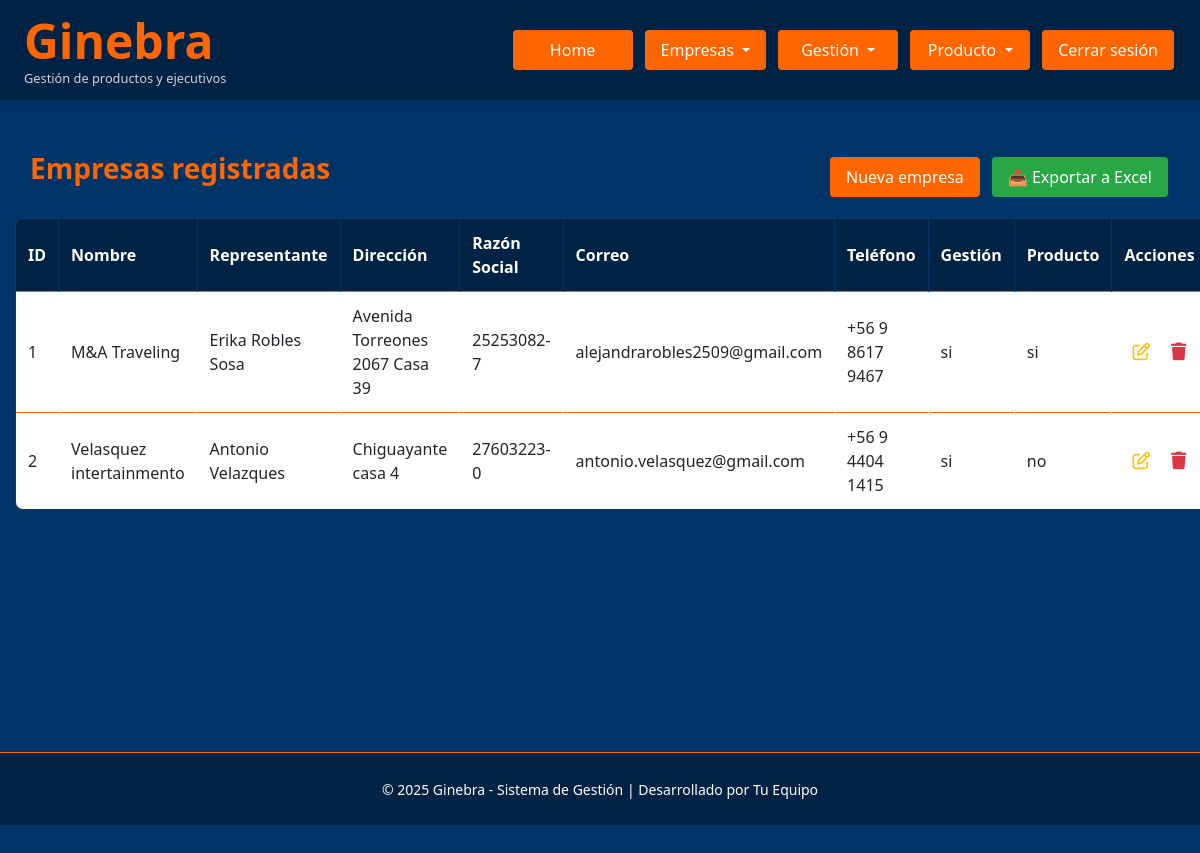
The page /admin/empresas (signed in) on the database as committed earlier.
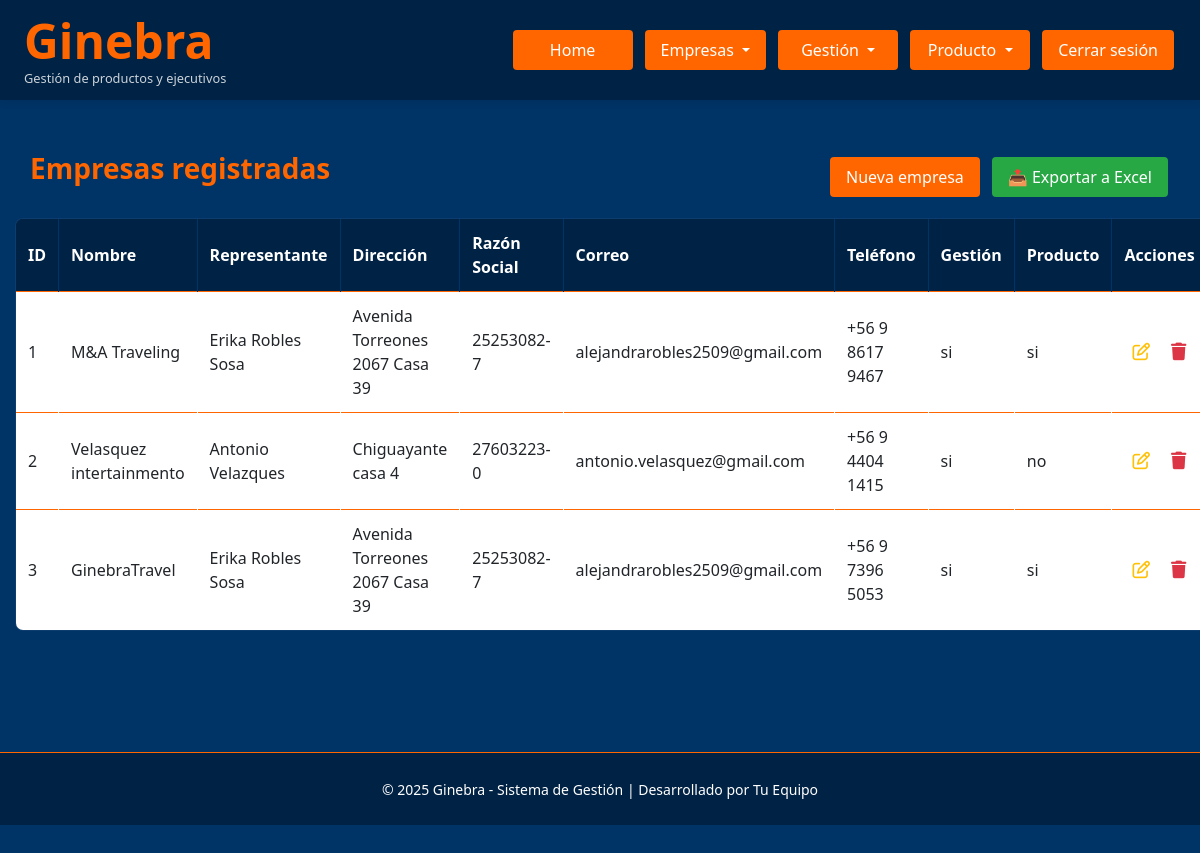
The same page on the database as committed later.
### Ginebra.py (models this page shows)
class Empresa(db.Model):
    id = db.Column(db.Integer, primary_key=True)
    nombre = db.Column(db.String(100))
    representante = db.Column(db.String(100))
    telefono = db.Column(db.String(20))
    correo = db.Column(db.String(100))
    direccion = db.Column(db.String(200))
    razon_social = db.Column(db.String(100))
    tiene_gestion = db.Column(db.Enum(*GESTION_OPTIONS, name='gestion_options'), default='no')
    tiene_productos = db.Column(db.Enum(*PRODUCTOS_OPTIONS, name='productos_options'), default='no')

### Ginebra.py (the view)
@app.route('/admin/empresas')
@login_required
@rol_required('admin', 'master')
def empresas_asociadas():
    empresas = Empresa.query.all()
    return render_template('empresas_asociadas.html', empresas=empresas)

### Ginebra.py (called while the page is built)
@login_manager.user_loader
def load_user(user_id):
    return Usuario.query.get(int(user_id))

@app.context_processor
def inject_global_functions():
    return dict(ruta_inicio_por_rol=ruta_inicio_por_rol)

def rol_required(*roles):
    def decorator(f):
        @wraps(f)
        def wrapped(*args, **kwargs):
            if current_user.rol not in roles:
                flash('Acceso denegado.', 'danger')
                return redirect(url_for('dashboard'))
            return f(*args, **kwargs)
        return wrapped
    return decorator

def ruta_inicio_por_rol(usuario):
    if usuario.rol in ('master', 'admin'):
        return 'admin_panel'
    elif usuario.rol == 'controling':
        return 'controling_panel'
    elif usuario.rol == 'analista':
        return 'analista_panel'
    elif usuario.rol == 'ejecutivo':
        return 'ejecutivo_panel'
    else:
        return 'login'

### templates/empresas_asociadas.html (shortened to what this page needs)
{% extends "base.html" %}
{% block extra_css %}
<link rel="stylesheet" href="{{ url_for('static', filename='empresas_asociadas.css') }}">
{% endblock %}
{% block content %}
  <div class="container" style="margin-top: 120px;">
    <div class="d-flex justify-content-between align-items-center mb-3">
      <h3 class="mb-3">Empresas registradas</h3>
              {% if current_user.rol in ['admin', 'master'] %}
          <div class="d-flex gap-2">
            <a href="{{ url_for('nueva_empresa') }}" class="btn btn-custom">Nueva empresa</a>
            <a href="{{ url_for('exportar_empresas') }}" class="btn btn-success">📤 Exportar a Excel</a>
          </div>
        {% endif %}
      </div>
    </div>
    {% if current_user.rol in ['admin', 'master'] %}
    <table class="table table-bordered table-hover text-white align-middle">
      <thead>
        <tr>
          <th>ID</th>
          <th>Nombre</th>
          <th>Representante</th>
          <th>Dirección</th>
          <th>Razón Social</th>
          <th>Correo</th>
          <th>Teléfono</th>
          <th>Gestión</th>
          <th>Producto</th>
          <th class="text-center">Acciones</th>
        </tr>
      </thead>
      <tbody>
        {% for empresa in empresas %}
        <tr>
          <td>{{ empresa.id }}</td>
          <td>{{ empresa.nombre }}</td>
          <td>{{ empresa.representante }}</td>
          <td>{{ empresa.direccion }}</td>
          <td>{{ empresa.razon_social }}</td>
          <td>{{ empresa.correo }}</td>
          <td>{{ empresa.telefono }}</td>
          <td>{{ empresa.tiene_gestion }}</td>
          <td>{{ empresa.tiene_productos }}</td>
          <td class="text-center">
            <div class="d-inline-flex gap-2">
              <a href="{{ url_for('editar_empresa', id=empresa.id) }}" class="icon-action text-warning" title="Editar">
                <i class="fa-regular fa-pen-to-square"></i>
              </a>
              <form action="{{ url_for('eliminar_empresa', id=empresa.id) }}" method="post" style="display:inline;"
                onsubmit="return confirm('¿Seguro que quieres eliminar esta empresa?')">
                <button type="submit" class="icon-action text-danger" title="Eliminar">
                  <i class="fa-solid fa-trash"></i>
                </button>
              </form>
            </div>
          </td>
        </tr>
        {% endfor %}
      </tbody>
    </table>
    {% endif %}
  </div>
{% endblock %}

### templates/base.html (shortened to what this page needs)
<!DOCTYPE html>
<html lang="es">
<head>
    <link href="https://cdn.jsdelivr.net/npm/bootstrap@5.3.0/dist/css/bootstrap.min.css" rel="stylesheet" />
    <link rel="stylesheet" href="https://cdn.jsdelivr.net/npm/@fortawesome/fontawesome-free@6.4.2/css/all.min.css">
    <link rel="stylesheet" href="{{ url_for('static', filename='base.css') }}" />
    {% block extra_css %}{% endblock %}
</head>
<body>
    {% block navbar %}
    <nav class="navbar-custom d-flex justify-content-between align-items-center px-4">
        <div class="logo">
            <h1 class="m-0">
                <a href="{% if current_user.is_authenticated %}{{ url_for(ruta_inicio_por_rol(current_user)) }}{% else %}{{ url_for('login') }}{% endif %}"
                   style="color: inherit; text-decoration: none;">
                    Ginebra
                </a>
            </h1>
            <p class="subtitulo">Gestión de productos y ejecutivos</p>
        </div>
        <div class="nav-links d-flex gap-2 align-items-center">
            {% if current_user.is_authenticated %}
                <a href="{{ url_for(ruta_inicio_por_rol(current_user)) }}" class="btn btn-custom">Home</a>
                {% if current_user.rol in ['admin', 'master'] %}
                <div class="dropdown">
                    <button class="btn btn-custom dropdown-toggle" type="button" data-bs-toggle="dropdown">
                        Empresas
                    </button>
                </div>
                {% endif %}
                {% if current_user.rol in ['admin', 'master'] %}
                    <div class="dropdown">
                        <button class="btn btn-custom dropdown-toggle" type="button" data-bs-toggle="dropdown">
                            Gestión
                        </button>
                    </div>
                {% endif %}
                {% if current_user.rol in ['admin', 'master'] %}
                    <div class="dropdown">
                        <button class="btn btn-custom dropdown-toggle" type="button" data-bs-toggle="dropdown">
                            Producto
                        </button>
                    </div>
                {% endif %}
                <a href="{{ url_for('logout') }}" class="btn btn-custom">Cerrar sesión</a>
            {% endif %}
        </div>
    </nav>
    {% endblock %}
    <main class="main-content">
        <div class="container">
            {% block content %}{% endblock %}
    </main>
    {% block footer %}
    <footer>
        <small>© 2025 Ginebra - Sistema de Gestión | Desarrollado por {% block footer_dev %}Tu Equipo{% endblock %}</small>
    </footer>
    {% endblock %}
</body>
</html>

### statics/base.css (style rules this page uses)
:root { --primary-bg-color: #003366; --secondary-bg-color: #002244; --accent-color: #ff6600; --text-color: #fff; --hover-color: #ffffff; --light-hover-color: #ffcc99; --success-color: #28a745; --warning-color: #ffc107; --danger-color: #dc3545; --info-color: #17a2b8; }
body { background-color: var(--primary-bg-color); color: var(--text-color); font-family: "Segoe UI", Tahoma, Geneva, Verdana, sans-serif; margin: 0; padding: 0; min-height: 100vh; }
a { color: var(--text-color); text-decoration: none; }
form { display: inline; }
.navbar-custom { position: fixed; top: 0; width: 100%; height: 100px; z-index: 1050; background-color: var(--secondary-bg-color); color: var(--text-color); padding: 10px 0; box-shadow: 0 2px 8px rgba(0, 0, 0, 0.08); }
.navbar-custom .logo h1 { color: var(--accent-color); font-weight: bold; font-size: 3rem; margin: 0; }
.navbar-custom .logo .subtitulo { color: var(--text-color); font-size: 0.8rem; margin: 0; opacity: 0.8; }
.nav-links { display: flex; gap: 8px; align-items: center; }
.btn, .btn-custom, .dropdown-toggle, .btn-login { background-color: var(--accent-color) !important; color: var(--text-color) !important; border: none !important; padding: 8px 16px; border-radius: 4px; font-weight: 500; text-align: center; transition: background-color 0.3s ease; text-decoration: none; min-width: 120px; margin: 0 2px; }
.btn-success { background-color: var(--success-color) !important; }
.main-content { margin-top: 120px; padding: 2rem 0; min-height: calc(100vh - 200px); }
.container { max-width: 1200px; margin: 0 auto; padding: 0 15px; }
h1, h2, h3, h4, h5, h6 { color: var(--accent-color); font-weight: 600; }
h3, h4 { margin-bottom: 1.5rem; }
.table { background-color: white; border: 1px solid var(--accent-color); color: #000; border-radius: 8px; overflow: hidden; }
.table thead { background-color: var(--secondary-bg-color); }
.table thead th { color: var(--text-color); border-color: var(--primary-bg-color); font-weight: 600; }
.table th, .table td { vertical-align: middle; border-color: #dee2e6; padding: 12px; }
.table td.text-center { white-space: nowrap; }
footer { background-color: var(--secondary-bg-color); color: var(--text-color); text-align: center; padding: 1.5rem 0; margin-top: 2rem; border-top: 1px solid var(--accent-color); }
.icon-action { background: none; border: none; padding: 0.2rem 0.4rem; font-size: 1.1rem; cursor: pointer; transition: color 0.2s; vertical-align: middle; }

### statics/empresas_asociadas.css (style rules this page uses)
.table { background-color: rgba(255, 255, 255, 0.05); }
.table th { background-color: var(--secondary-bg-color); border-color: var(--accent-color); font-weight: 600; }
.table td { border-color: rgba(255, 255, 255, 0.1); vertical-align: middle; }
.btn-success { background-color: #28a745; border-color: #28a745; }
.container { margin-top: 0px !important; }
h3 { color: var(--accent-color); font-weight: 600; }

Rows that differ between the two databases and show on the page:
added Empresa: id "3", nombre "GinebraTravel", representante "Erika Robles Sosa", direccion "Avenida Torreones 2067 Casa 39", razon_social "25253082-7", correo "alejandrarobles2509@gmail.com", telefono "+56 9 7396 5053", tiene_gestion "si", tiene_productos "si"
